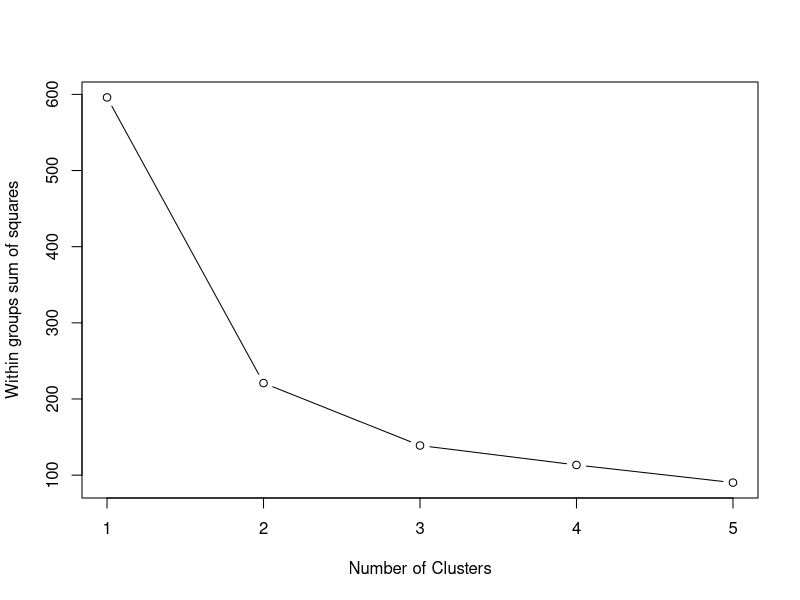
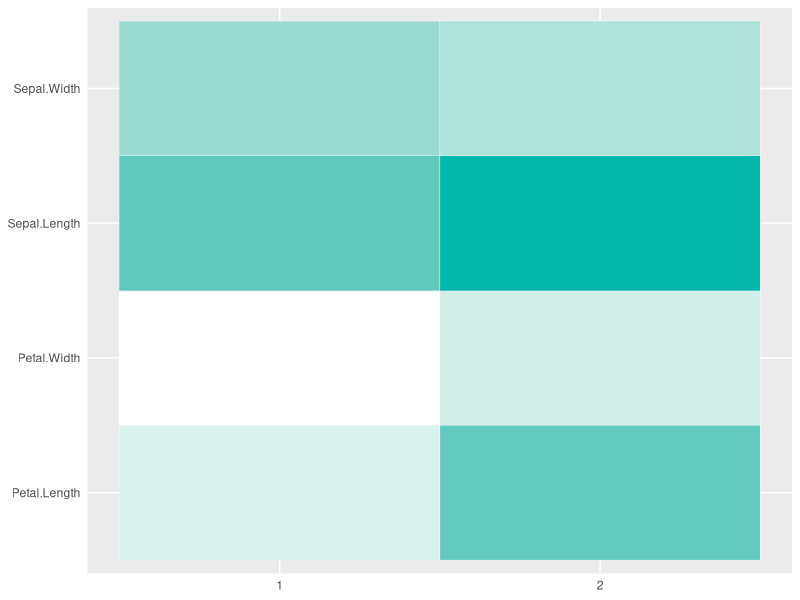

The R script that drew these images, in order:
## ---- chunk 1
library(tidyverse)
library(cluster)
## ---- chunk 2
kmeans_data <- iris
kmeans_columns <- c("Sepal.Length", "Sepal.Width", "Petal.Length", "Petal.Width")

kmeans_selection <- kmeans_data[kmeans_columns] %>% scale() %>% data.frame()
## ---- chunk 3
silhouette_tries <- 10

silhouette_avg_f <- function(k_value) {
  model <- pam(x = kmeans_selection,
               k = k_value)
  model$silinfo$avg.width
}

silhouette_widths <- map_dbl(2:silhouette_tries, silhouette_avg_f)

silhouette_results <- data.frame(
  k = 2:silhouette_tries,
  sil_width = silhouette_widths
)

silhouette_results

max(silhouette_results$sil_width)

kmeans_centroids <- silhouette_results %>% 
arrange(desc(sil_width)) %>% 
  slice(1) %>% 
  pull(k)

rm(silhouette_avg_f, silhouette_tries, silhouette_widths, silhouette_results)
## ---- chunk 4
# scree parameters
scree_wss <- 0                 # initialize total within sum of squares error
scree_k   <- 5                 # number of clusters to cycle
scree_ns <- 10                 # number of random starts to cycle

# For 1 to 15 cluster centers
for (i in 1:scree_k) {
  km_out <- kmeans(kmeans_selection, centers = i, nstart = scree_ns)
  # Save total within sum of squares to wss variable
  scree_wss[i] <- km_out$tot.withinss
}

# Quickplot of total within sum of squares vs. number of clusters
plot(1:scree_k, scree_wss, type = "b", 
     xlab = "Number of Clusters", 
     ylab = "Within groups sum of squares")

# clean up environment
rm(i, scree_k, scree_ns, scree_wss, km_out)
## ---- chunk 5
# set random seed for reproducibility
set.seed(1337)

# run k-means with 3 centers and 20 starts
kmeans_output <- kmeans(kmeans_selection, kmeans_centroids, nstart = 20)

## ---- chunk 6


kmeans_results <- kmeans_data %>% 
  mutate(Cluster = kmeans_output$cluster) %>% # Merge clusters to data
  mutate(Cluster = as.character(Cluster)) %>% # change to string for plotting asthetics
  pivot_longer(cols = c(Sepal.Length, Sepal.Width, Petal.Length, Petal.Width), names_to = "Feature", values_to = "Value") %>% 
  select(Feature, Value, Cluster)
## ---- chunk 7
kmeans_clustermeans <- kmeans_results %>% 
  group_by(Feature, Cluster) %>% 
  summarise(
    Value = mean(Value)
  )
## ---- chunk 8
# remove row names cluster and melt data
kmeans_clustermeans %>%
  
  # plot heatmap
  ggplot(aes(Cluster, Feature)) + 
  geom_tile(aes(fill = Value),
            colour = "white") +
  scale_fill_gradient(low = "white",
                      high = "#01B8AA") +
  theme(legend.position = "none",
        axis.line = element_blank(),
        axis.ticks = element_blank(),
        axis.title.x = element_blank(),
        axis.title.y=element_blank())
## ---- chunk 9
rm(kmeans_clustermeans, kmeans_data, kmeans_output, kmeans_results, kmeans_selection, kmeans_centroids, kmeans_columns)
